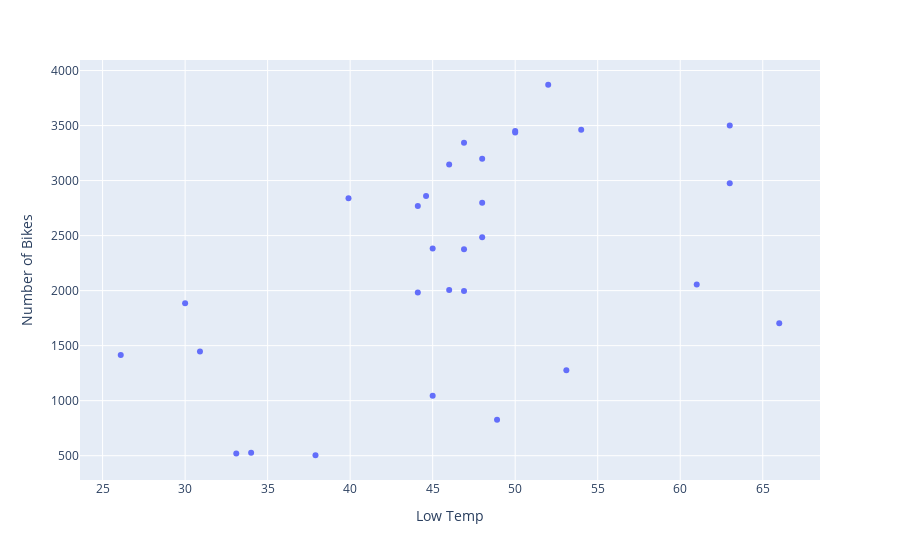

Notebook cell for this chart:
### Code cell
bikes=bikecounts_df['Brooklyn Bridge']
low=bikecounts_df['Low Temp (°F)']
low_v_bikes = px.scatter(x=low, y=bikes)
low_v_bikes.update_layout(
    xaxis_title="Low Temp",
    yaxis_title="Number of Bikes"
)

### Figure 1 — Plotly figure (JSON) as saved in the notebook; plotly's stock layout.template omitted (floating-point values rounded to 4 significant figures)
{"data": [{"hovertemplate": "x=%{x}<br>y=%{y}<extra></extra>", "legendgroup": "", "marker": {"color": "#636efa", "symbol": "circle"}, "mode": "markers", "name": "", "orientation": "v", "showlegend": false, "type": "scatter", "x": [66, 48.9, 34, 33.1, 26.1, 30, 53.1, 44.1, 37.9, 30.9, 46, 45, 39.9, 44.6, 44.1, 45, 46, 52, 63, 50, 50, 63, 61, 48, 54, 46.9, 46.9, 48, 46.9, 48], "xaxis": "x", "y": [1704, 827, 526, 521, 1416, 1885, 1276, 1982, 504, 1447, 2005, 1045, 2840, 2861, 2770, 2384, 3147, 3871, 3501, 3450, 3436, 2975, 2055, 2798, 3463, 1997, 3343, 2486, 2375, 3199], "yaxis": "y"}], "layout": {"legend": {"tracegroupgap": 0}, "margin": {"t": 60}, "xaxis": {"anchor": "y", "domain": [0, 1], "title": {"text": "Low Temp"}}, "yaxis": {"anchor": "x", "domain": [0, 1], "title": {"text": "Number of Bikes"}}}}
